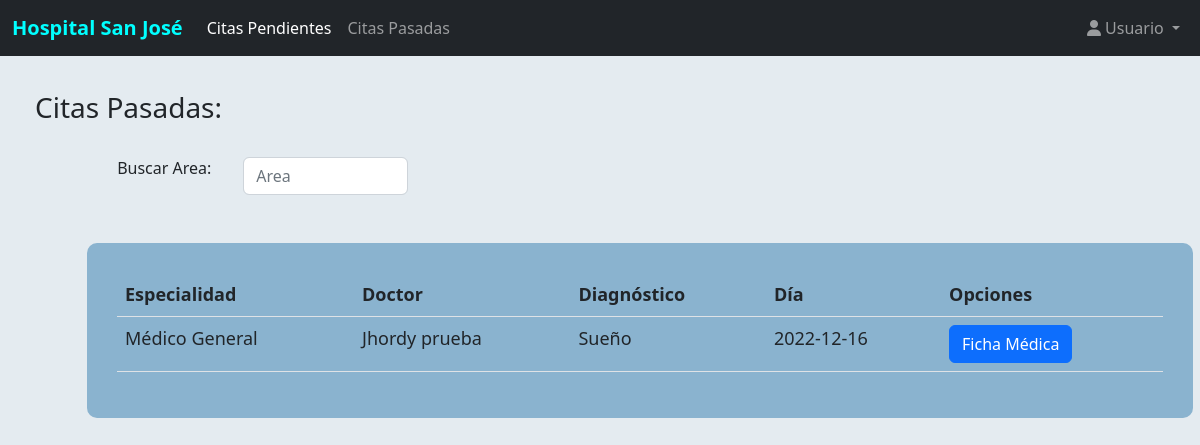
/paciente/citaspasadas (signed in), run on the app's committed database.
### tables this page shows
CREATE TABLE `cita` (
  `id` int NOT NULL,
  `ID_Paciente` int NOT NULL,
  `ID_Medico` int NOT NULL,
  `ID_Horario` int NOT NULL,
  `Area` varchar(50) NOT NULL,
  `Fecha_Creacion` timestamp NOT NULL DEFAULT CURRENT_TIMESTAMP ON UPDATE CURRENT_TIMESTAMP,
  `Estado` varchar(50) NOT NULL
);

CREATE TABLE `medico` (
  `id` int NOT NULL,
  `ID_Especialidad` int NOT NULL,
  `Nombre` varchar(50) NOT NULL,
  `Ape_Paterno` varchar(50) NOT NULL,
  `Ape_Materno` varchar(50) NOT NULL,
  `Genero` varchar(15) NOT NULL,
  `T_Doc` varchar(20) NOT NULL,
  `Nro_Doc` char(15) NOT NULL,
  `Telefono` char(9) NOT NULL,
  `Fecha_Creacion` timestamp NOT NULL DEFAULT CURRENT_TIMESTAMP ON UPDATE CURRENT_TIMESTAMP,
  `Estado` varchar(15) NOT NULL DEFAULT 'Activo',
  `id_login` int NOT NULL
);

CREATE TABLE `detallemedico` (
  `id` int NOT NULL,
  `ID_Cita` int NOT NULL,
  `Diagnostico` varchar(100) NOT NULL,
  `Descripcion` text NOT NULL
);

CREATE TABLE `horario` (
  `id` int NOT NULL,
  `ID_Medico` int NOT NULL,
  `Fecha` date NOT NULL,
  `Hora_Inicio` time NOT NULL,
  `Hora_Fin` time NOT NULL,
  `Intervalo` int NOT NULL,
  `Hora` time NOT NULL,
  `Fecha_Creacion` timestamp NOT NULL DEFAULT CURRENT_TIMESTAMP ON UPDATE CURRENT_TIMESTAMP,
  `Estado` varchar(30) NOT NULL
);

### controllers/PacienteController.php (called while the page is built, shortened)
<?php
class PacienteController
{
    public static function citaspasadas(Router $router)
    {
        $sesion = $_SESSION['id'];
        $paciente = Paciente::findLogin($sesion);
        $citas = Cita::findCitaTerminado($paciente->id);
        foreach ($citas as $row) {
            $medico = Medico::find($row->ID_Medico);
            $row->NombreMedico = $medico->Nombre . " " . $medico->Ape_Paterno;
            $horario = Horario::find($row->ID_Horario);
            $row->Fecha_Cita = $horario->Fecha;
            $detalleMedico = DetalleMedico::findcita($row->id);
            $row->Diagnostico = $detalleMedico->Diagnostico;
        }
        $router->render('pacientes/citasPasadas', 'layout-paciente', [
            'sesion' => $sesion,
            'citas' => $citas
        ]);
    }
}

### public/index.php (called while the page is built, shortened)
<?php
$router = new Router();
$router->get('/', [PageController::class, 'index']);
$router->get('/nosotros', [PageController::class, 'nosotros']);
$router->get('/servicios', [PageController::class, 'servicios']);
$router->get('/medicos', [PageController::class, 'medicos']);
$router->get('/contacto', [PageController::class, 'contacto']);
$router->post('/contacto', [PageController::class, 'contacto']);
$router->get('/admin/index', [AdminPacientesController::class, 'index']);
$router->get('/admin/pacientes', [AdminPacientesController::class, 'pacientes']);
$router->get('/pacientes/reporte', [ReportesController::class, 'pacienteReporte']);
$router->post('/pacientes/registrar', [AdminPacientesController::class, 'pacientesRegistrar']);
$router->post('/pacientes/eliminar', [AdminPacientesController::class, 'pacientesEliminar']);
$router->post('/pacientes/actualizar', [AdminPacientesController::class, 'pacientesActualizar']);
$router->post('/pacientes/historial', [AdminPacientesController::class, 'historial']);
$router->post('/pacientes/detallemedico', [AdminPacientesController::class, 'detallemedico']);
$router->get('/admin/medicos', [AdminMedicosController::class, 'medicos']);
$router->get('/medicos/reporte', [ReportesController::class, 'medicoReporte']);
$router->post('/medicos/agregar', [AdminMedicosController::class, 'medicoAgregar']);
$router->post('/medicos/actualizar', [AdminMedicosController::class, 'medicoActualizar']);
$router->post('/medicos/eliminar', [AdminMedicosController::class, 'medicoEliminar']);
$router->post('/medicos/horario', [AdminMedicosController::class, 'HorarioMedico']);
$router->get('/admin/citas', [AdminCitasController::class, 'citas']);
$router->post('/citas/registrar', [AdminCitasController::class, 'registrarcita']);
$router->post('/citas/reprogramar', [AdminCitasController::class, 'reprogramarcita']);
$router->post('/citas/eliminar', [AdminCitasController::class, 'eliminarcita']);
$router->get('/admin/especialidades', [AdminEspecialidadController::class, 'especialidades']);
$router->post('/especialidades/agregar', [AdminEspecialidadController::class, 'especialidadAgregar']);
$router->post('/especialidades/actualizar', [AdminEspecialidadController::class, 'especialidadActualizar']);
$router->post('/especialidades/eliminar', [AdminEspecialidadController::class, 'especialidadEliminar']);
$router->get('/paciente', [PacienteController::class, 'index']);
$router->get('/paciente/citaspasadas', [PacienteController::class, 'citaspasadas']);
$router->post('/paciente/registrarcita', [PacienteController::class, 'registrarcita']);
$router->post('/paciente/reprogramar', [PacienteController::class, 'reprogramarcita']);
$router->post('/paciente/eliminarcita', [PacienteController::class, 'eliminarcita']);
$router->post('/paciente/detallemedico', [PacienteController::class, 'detallemedico']);
$router->get('/doctor', [DoctorController::class, 'index']);
$router->post('/doctor', [DoctorController::class, 'index']);
$router->post('/doctor/entrarcita', [DoctorController::class, 'entrarcita']);
$router->post('/doctor/historia', [DoctorController::class, 'historia']);
$router->post('/doctor/ficha', [DoctorController::class, 'fichamedica']);
$router->post('/doctor/guardarficha', [DoctorController::class, 'guardarficha']);
$router->get('/login', [LoginController::class, 'login']);
$router->post('/login', [LoginController::class, 'login']);
$router->get('/registro', [LoginController::class, 'registro']);
$router->post('/registro', [LoginController::class, 'registro']);
$router->get('/logout', [LoginController::class, 'logout']);
$router->comprobarRutas();

### models/ActiveRecord.php (called while the page is built, shortened)
<?php
class ActiveRecord
{
    protected static $db;
    protected static $tabla = '';
    public static function setDB($database)
    {
        self::$db = $database;
    }
    public static function findLogin($id)
    {
        $query = "SELECT * FROM " . static::$tabla . " WHERE id_login = {$id} ";
        $resultado = self::consultSQL($query);
        return array_shift($resultado);
    }
    public static function findCitaTerminado($id)
    {
        $query = "SELECT * FROM " . static::$tabla . " WHERE ID_Paciente = {$id} AND Estado='Terminado'";
        $resultado = self::consultSQL($query);
        return $resultado;
    }
    public static function consultSQL($query)
    {
        try {
            $resultado = self::$db->query($query);
            $array = [];
            while ($registro = $resultado->fetch_assoc()) {
                $array[] = static::createObject($registro);
            }
            return $array;
        } catch (\Throwable $th) {
            return [];
        }
    }
    public static function createObject($registro)
    {
        $objeto = new static;
        foreach ($registro as $key => $value) {
            if (property_exists($objeto, $key)) {
                $objeto->$key = $value;
            }
        }
        return $objeto;
    }
}

### views/pacientes/citasPasadas.php (the view, shortened to what this page needs)
<div class="container-fluid contenedor-principal">
  <div class="d-sm-flex align-items-center justify-content-between mb-4">
    <h1 class="h3 mb-0 text-gray-800">Citas Pasadas:</h1>
  </div>
  <div class="container">
    <div class="mb-3 row">
            <div class="col-2 text-end">
            <label  class="col-form-label">Buscar Area:</label>
            </div>
            <div class="col-2">
            <input class="form-control" type="text" placeholder="Area" id="myInput" onkeyup="BuscarArea()" >
            </div>
          </div>
    <div class="container cita-pendiente">
      <table class="table" id="myTable">
        <thead>
          <tr>
            <th scope="col">Especialidad</th>
            <th scope="col">Doctor</th>
            <th scope="col">Diagnóstico</th>
            <th scope="col">Día</th>
            <th scope="col">Opciones</th>
          </tr>
        </thead>
        <tbody>
          <?php foreach ($citas as $row) { ?>
            <tr>
              <td><?php echo $row->Area ?></td>
              <td><?php echo $row->NombreMedico ?></td>
              <td><?php echo $row->Diagnostico ?></td>
              <td><?php echo $row->Fecha_Cita ?></td>
              <td>
                <form action="/paciente/detallemedico" method="post">
                  <button type="submit" class="btn btn-primary">
                    Ficha Médica
                  </button>
                </form>
              </td>
            </tr>
          <?php } ?>
        </tbody>
      </table>
    </div>
  </div>
</div>

### public/build/css/calendar.css (style rules this page uses)
*, *:before, *:after { padding: 0; margin: 0; box-sizing: border-box; }
:root { --color-bg-calendar: #1b1e22; --color-cell: #e3e3e3; --color-cell-disabled: #424649; }
body { background-color: #e4ebf0; }
.contenedor-principal { padding: 35px; }
.cita-pendiente { background-color: #8ab3cf; border-radius: 10px; padding: 15px; margin: 10px; }
select, input, .fichaa { margin: 8px; padding: 5px; }

### views/pacientes/citasPasadas.php (style rules this page uses)
body { background-color: #e4ebf0; }
.contenedor-principal { padding: 35px; }
.cita-pendiente { border-radius: 10px; padding: 30px; margin: 40px; font-weight: 500; color: white; font-size: 18px; }
select, input, .fichaa { margin: 8px; padding: 5px; }

### data on the page
cita: Area "Médico General", ID_Medico.Ape_Paterno "Jhordy prueba", ID_Horario.Fecha "2022-12-16"
detallemedico: Diagnostico "Sueño"
